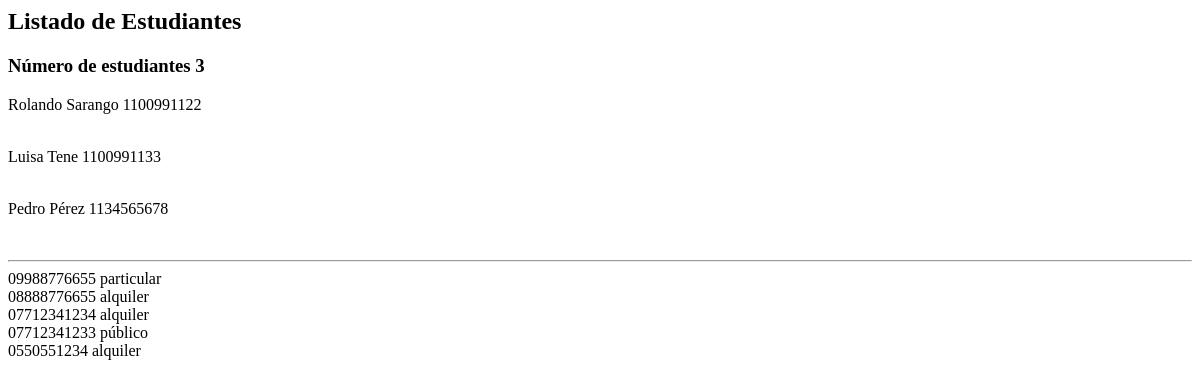
The page /administrativo/listado-estudiantes-dos on the database as committed earlier.
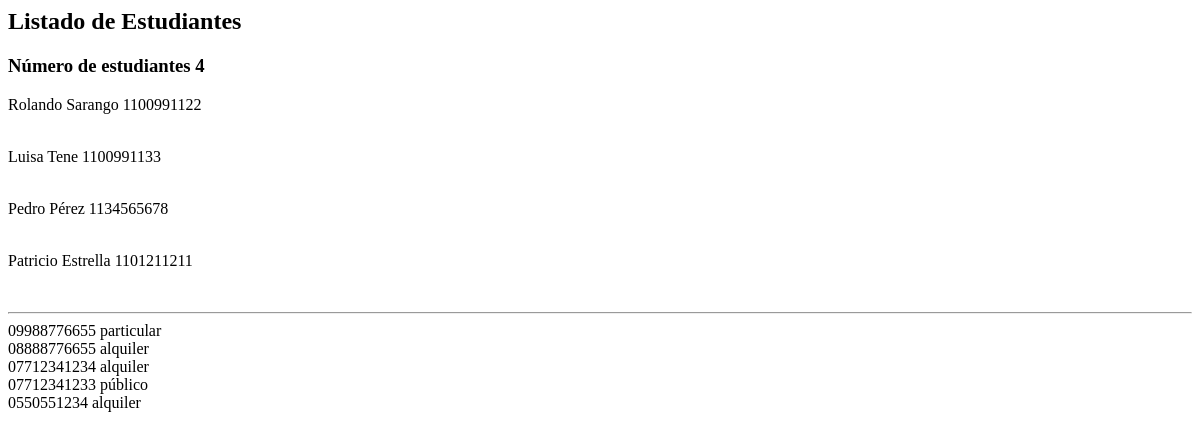
The same page on the database as committed later.
### administrativo/models.py (models this page shows)
class Estudiante(models.Model):
    nombre = models.CharField(max_length=30)
    apellido = models.CharField(max_length=30)
    cedula = models.CharField(max_length=30, unique=True)
    def __str__(self):
        return "%s %s %s" % (self.nombre,
                self.apellido,
                self.cedula)

class NumeroTelefonico(models.Model):
    telefono = models.CharField(max_length=100)
    tipo = models.CharField(max_length=100)
    estudiante = models.ForeignKey(Estudiante, on_delete=models.CASCADE,
    related_name="mis_numeros_telefonicos")
    def __str__(self):
        return "%s %s" % (self.telefono, self.tipo)

### administrativo/views.py (the view)
# urls.py: path('listado-estudiantes-dos', views.listadoEstudiantesDos,
def listadoEstudiantesDos(request):
    estudiantes = Estudiante.objects.all()
    mis_numeros_telefonicos = NumeroTelefonico.objects.all()
    informacion_template = {'estudiantes': estudiantes,
    'numero_estudiantes': len(estudiantes),
    'mis_numeros_telefonicos': mis_numeros_telefonicos}
    return render(request, 'listadoEstudiantesDos.html', informacion_template)

### administrativo/templates/listadoEstudiantesDos.html (shortened to what this page needs)
<h2>Listado de Estudiantes</h3>
<h3>Número de estudiantes {{ numero_estudiantes }}</h3>
{% for e in estudiantes %}
  {{e}}<br/>
  <br/>
{% endfor %}
<hr>
{% for e in mis_numeros_telefonicos %}
  {{ e }} <br>
  {% endfor %}

Rows that differ between the two databases and show on the page:
added Estudiante: nombre+apellido+cedula "Patricio Estrella 1101211211"
Other text that changed with them:
{{ numero_estudiantes }}: "3" → "4"
